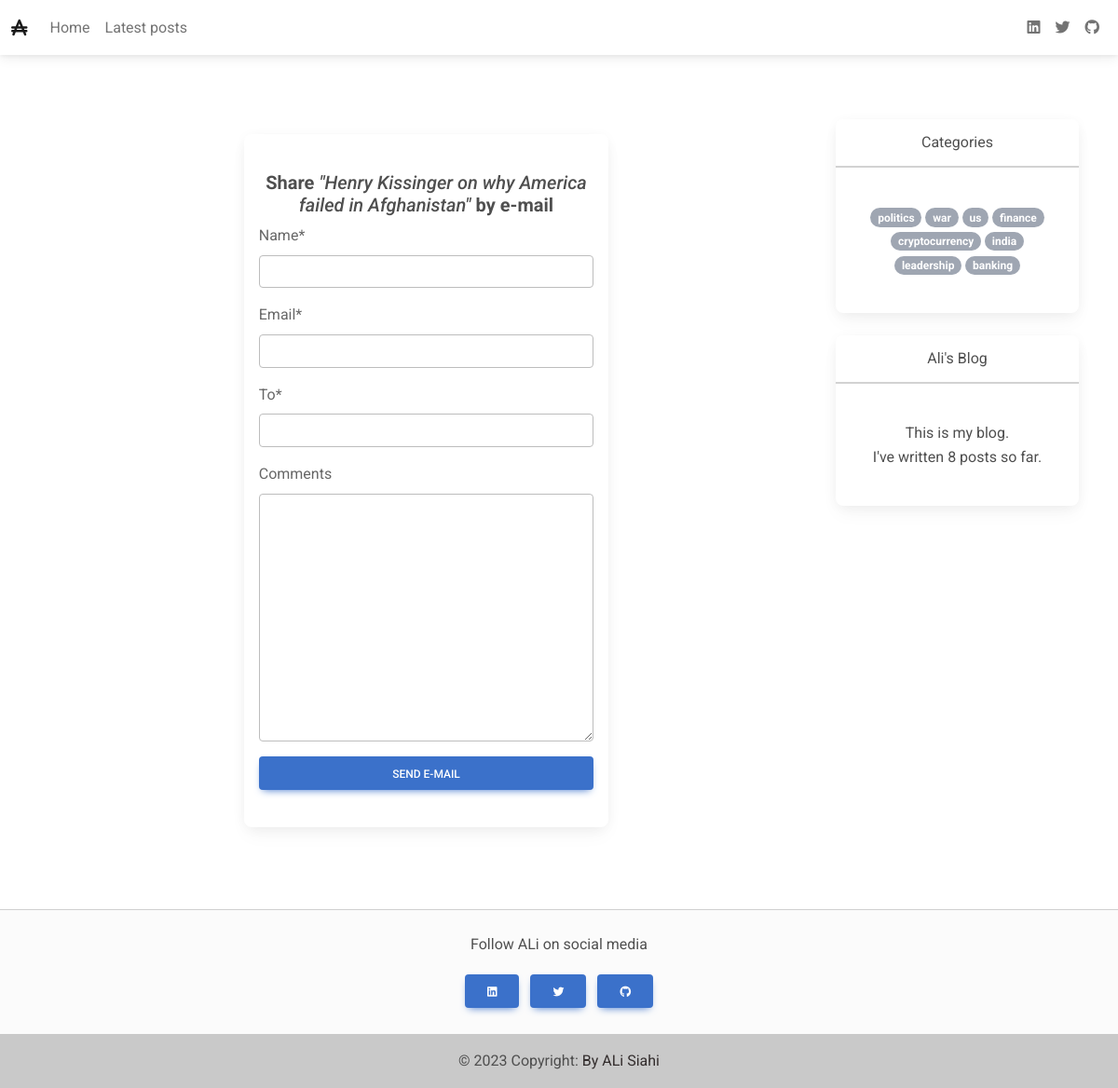
The app's page /2/share/ with its own data.
### blog/models.py (models this page shows, shortened)
class Post(models.Model):
    class Status(models.TextChoices):
        DRAFT = 'DF', 'Draft'
        PUBLISHED = 'PB', 'Published'
    title = models.CharField(max_length=250)
    slug = models.SlugField(max_length=250)
    author = models.ForeignKey(User, on_delete=models.CASCADE, related_name='blog_posts')
    body = models.TextField()
    publish = models.DateTimeField(default=timezone.now)
    created = models.DateTimeField(auto_now_add=True)
    updated = models.DateTimeField(auto_now=True)
    status = models.CharField(max_length=2, choices=Status.choices, default=Status.DRAFT)
    cover = models.ImageField(upload_to='images/', default='images/ph.png')
    objects = models.Manager()
    published = PublishedManager()
    tags = TaggableManager()
    class Meta:
        ordering = ['-publish']
        indexes = [
            models.Index(fields=['-publish']),
        ]

### blog/views.py (the view)
# urls.py: path('<int:post_id>/share/', views.post_share, name='post_share'),
def post_share(request, post_id):
    tagzzz = Tag.objects.all()
    post = get_object_or_404(Post, id=post_id, status=Post.Status.PUBLISHED)
    if request.method == 'POST':
        form = EmailPostForm(request.POST)
        if form.is_valid():
            cd = form.cleaned_data
            post_url = request.build_absolute_uri(post.get_absolute_url())
            subject = f"{cd['name']} recommends you read " f"{post.title}"
            message = f"Read {post.title} at {post_url}\n\n" f"{cd['name']}\'s comments: {cd['comments']}"
            send_mail(subject, message, 'your_account@gmail.com', [cd['to']])
            sent = True
            messages.success(request, "Email was successfully sent to {}".format(cd['to']), 'success')
            return redirect(post.get_absolute_url())
    else:
        form = EmailPostForm()
    return render(request, 'blog/post/share.html', {'post': post, 'form': form, 'tagzzz':tagzzz})

### blog/forms.py
class EmailPostForm(forms.Form):
    name = forms.CharField(max_length=25, widget=forms.TextInput(attrs={"class":"form-control"}))
    email = forms.EmailField(widget=forms.EmailInput(attrs={"class":"form-control"}))
    to = forms.EmailField(widget=forms.EmailInput(attrs={"class":"form-control"}))
    comments = forms.CharField(required=False, widget=forms.Textarea(attrs={"class":"form-control"}))

### blog/models.py (called while the page is built)
    def get_queryset(self):
        return super().get_queryset().filter(status=Post.Status.PUBLISHED)

### blog/templatetags/blog_tags.py (called while the page is built)
@register.simple_tag
def total_posts():
    return Post.published.count()

### blog/templates/blog/post/share.html (shortened to what this page needs)
{% extends "blog/base.html" %}
{% load crispy_forms_tags %}
{% block content %}
<div class="d-flex align-items-center h-100">
    <div class="container">
        <div class="row justify-content-center">
            <div class="col-12 col-md-8 col-lg-6">
                <form method="post" class="card p-3 my-3">
                    <h5 class="text-center mt-4"><strong>Share</strong> <i>"{{ post.title }}"</i> <strong>by e-mail</strong></h5>
                    {{ form|crispy }}
                    <button type="submit" class="btn btn-primary btn-block mb-4">Send E-mail</button>
                </form>
            </div>
        </div>
    </div>
</div>
{% endblock %}

### blog/templates/blog/base.html (shortened to what this page needs)
{% load blog_tags %}
<!DOCTYPE html>
<html lang="en">
<head>
    <link
    href="https://cdnjs.cloudflare.com/ajax/libs/font-awesome/6.0.0/css/all.min.css"
    rel="stylesheet"
    />
    <link
    href="https://cdnjs.cloudflare.com/ajax/libs/mdb-ui-kit/6.3.0/mdb.min.css"
    rel="stylesheet"
    />
</head>
<body>
  <header class="mb-10">
    <nav class="navbar navbar-expand-lg navbar-light bg-white fixed-top">
      <div class="container-fluid">
        <a class="navbar-brand" target="_blank" href="{% url "blog:post_list" %}">
          <i class="fas fa-austral-sign" height="16" alt="" loading="lazy"></i>
        </a>
        <div class="collapse navbar-collapse" id="navbarExample01">
          <ul class="navbar-nav me-auto mb-2 mb-lg-0">
            <li class="nav-item active">
              <a class="nav-link" aria-current="page" href="{% url "blog:home" %}">Home</a>
            </li>
            <li class="nav-item">
              <a class="nav-link" href="{% url "blog:post_list" %}">Latest posts</a>
            </li>
          </ul>
          <ul class="navbar-nav d-flex flex-row">
            <li class="nav-item me-3 me-lg-0">
              <a class="nav-link" href="https://www.linkedin.com/in/ali--siahi/" rel="nofollow" target="_blank">
                <i class="fab fa-linkedin"></i>
              </a>
            </li>
            <li class="nav-item me-3 me-lg-0">
              <a class="nav-link" href="https://alisiahi.github.io/" rel="nofollow" target="_blank">
                <i class="fab fa-twitter"></i>
              </a>
            </li>
            <li class="nav-item me-3 me-lg-0">
              <a class="nav-link" href="https://github.com/alisiahi" rel="nofollow" target="_blank">
                <i class="fab fa-github"></i>
              </a>
            </li>
          </ul>
        </div>
      </div>
    </nav>
  </header>
  <main class="my-5">
    <div class="container">
      <div class="row">
        <div class="col-md-9 mb-4">
          <section>
            {% block content %}
            {% endblock content %}
          </section>
        </div>
        <div class="col-md-3 mb-4">
          <section class="sticky-top" style="top: 100px;">
            <section class="text-center mb-4">
              <div class="card bg-White mb-3">
                <div class="card-header">Categories</div>
                <div class="card-body">
                  <p class="card-text">
                    <p class="tags">
                      {% for tag in tagzzz %}
                        <a href="{% url "blog:post_list_by_tag" tag.slug %}" class="badge rounded-pill bg-secondary">{{ tag.name }}</a>
                      {% endfor %}
                    </p>
                  </p>
                </div>
              </div>
           </section>
            <section class="text-center mb-4">
              <div class="card bg-White mb-3">
                <div class="card-header">Ali's Blog</div>
                <div class="card-body">
                  <p class="card-text">
                    <p class="tags">
                      This is my blog. <br>
                      I've written {% total_posts %} posts so far.
                    </p>
                </div>
              </div>
           </section>
          </section>
        </div>
      </div>
    </div>
  </main>
  <footer class="bg-light text-lg-start">
    <hr class="m-0" />
    <div class="text-center py-4 align-items-center">
      <p>Follow ALi on social media</p>
      <a href="https://www.linkedin.com/in/ali--siahi/" class="btn btn-primary m-1" role="button" rel="nofollow">
        <i class="fab fa-linkedin"></i>
      </a>
      <a href="https://alisiahi.github.io/" class="btn btn-primary m-1" role="button" rel="nofollow">
        <i class="fab fa-twitter"></i>
      </a>
      <a href="https://github.com/alisiahi" class="btn btn-primary m-1" role="button" rel="nofollow">
        <i class="fab fa-github"></i>
      </a>
    </div>
    <div class="text-center p-3" style="background-color: rgba(0, 0, 0, 0.2);">
      © 2023 Copyright:
      <a class="text-dark" href="#">By ALi Siahi</a>
    </div>
  </footer>
</body>
</html>

### records on screen
Post: title "Henry Kissinger on why America failed in Afghanistan"
Tag: name "politics"
Tag: name "war"
Tag: name "us"
Tag: name "finance"
Tag: name "cryptocurrency"
Tag: name "india"
Tag: name "leadership"
Tag: name "banking"
